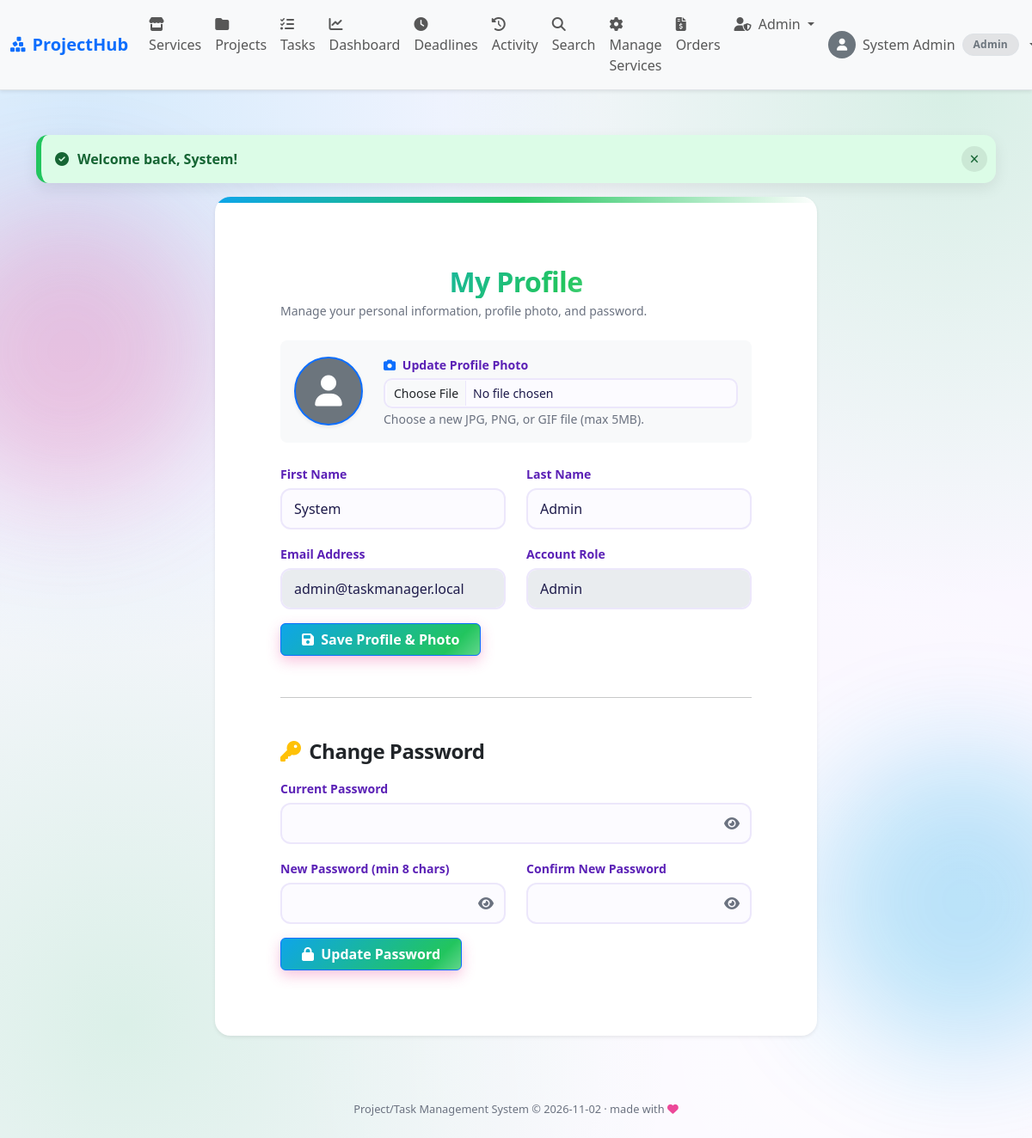
Screenshot of /user/profile.php (signed in) with the database file from the repository.
### tables this page shows
CREATE TABLE IF NOT EXISTS users (
  user_id     INT AUTO_INCREMENT PRIMARY KEY,
  first_name  VARCHAR(50)  NOT NULL,
  last_name   VARCHAR(50)  NOT NULL,
  email       VARCHAR(100) NOT NULL UNIQUE,
  password    VARCHAR(255) NOT NULL,
  role        ENUM('admin','project_manager','member','customer') NOT NULL DEFAULT 'customer',
  photo       VARCHAR(255) NULL,
  status      ENUM('active','inactive') NOT NULL DEFAULT 'active',
  created_at  TIMESTAMP DEFAULT CURRENT_TIMESTAMP
);

### user/profile.php (the view, shortened to what this page needs)
<?php
require_once('../includes/config.php');
require_once('../includes/functions.php');
$user_id = (int)$_SESSION['user_id'];
$rows = db_select($conn, "SELECT user_id, first_name, last_name, email, role, photo, created_at FROM users WHERE user_id = ?", 'i', [$user_id]);
$user = $rows[0];
include('../includes/header.php');
?>
<div class="row justify-content-center">
  <div class="col-lg-8">
    <div class="card shadow-sm border-0 form-card mb-4">
      <div class="card-body p-4 p-md-5">
        <h2 class="fw-bold mb-1">My Profile</h2>
        <p class="text-muted small mb-4">Manage your personal information, profile photo, and password.</p>
        <form method="POST" action="profile.php" enctype="multipart/form-data" novalidate>
          <div class="d-flex align-items-center gap-4 mb-4 p-3 bg-light rounded-3">
            <div>
              <?php echo user_avatar($user['photo'], 80, 'rounded-circle shadow-sm border border-2 border-primary'); ?>
            </div>
            <div class="flex-grow-1">
              <label for="photo" class="form-label fw-semibold mb-1">
                <i class="fa-solid fa-camera me-1 text-primary"></i> Update Profile Photo
              </label>
              <input type="file" class="form-control form-control-sm" id="photo" name="photo">
              <small class="text-muted">Choose a new JPG, PNG, or GIF file (max 5MB).</small>
            </div>
          </div>
          <div class="row">
            <div class="col-md-6 mb-3">
              <label for="first_name" class="form-label fw-semibold">First Name</label>
              <input type="text" class="form-control" id="first_name" name="first_name"
                     value="<?php echo e($user['first_name']); ?>">
            </div>
            <div class="col-md-6 mb-3">
              <label for="last_name" class="form-label fw-semibold">Last Name</label>
              <input type="text" class="form-control" id="last_name" name="last_name"
                     value="<?php echo e($user['last_name']); ?>">
            </div>
          </div>
          <div class="row">
            <div class="col-md-6 mb-3">
              <label class="form-label fw-semibold">Email Address</label>
              <input type="text" class="form-control" value="<?php echo e($user['email']); ?>" disabled>
            </div>
            <div class="col-md-6 mb-3">
              <label class="form-label fw-semibold">Account Role</label>
              <input type="text" class="form-control" value="<?php echo e(role_label($user['role'])); ?>" disabled>
            </div>
          </div>
          <button type="submit" class="btn btn-primary fw-semibold px-4">
            <i class="fa-solid fa-floppy-disk me-1"></i> Save Profile & Photo
          </button>
        </form>
        <hr class="my-5">
        <h4 class="fw-bold mb-3"><i class="fa-solid fa-key me-1 text-warning"></i> Change Password</h4>
        <form method="POST" action="profile.php" novalidate>
          <div class="mb-3">
            <label for="current_password" class="form-label fw-semibold">Current Password</label>
            <input type="password" class="form-control" id="current_password" name="current_password">
          </div>
          <div class="row">
            <div class="col-md-6 mb-3">
              <label for="new_password" class="form-label fw-semibold">New Password (min 8 chars)</label>
              <input type="password" class="form-control" id="new_password" name="new_password">
            </div>
            <div class="col-md-6 mb-3">
              <label for="confirm_password" class="form-label fw-semibold">Confirm New Password</label>
              <input type="password" class="form-control" id="confirm_password" name="confirm_password">
            </div>
          </div>
          <button type="submit" class="btn btn-outline-primary fw-semibold px-4">
            <i class="fa-solid fa-lock me-1"></i> Update Password
          </button>
        </form>
      </div>
    </div>
  </div>
</div>
<?php include('../includes/footer.php'); ?>

### rows the page displays
users: first_name "System", last_name "Admin", email "admin@taskmanager.local", role "Admin"

### other values shown
$nav_name "System Admin"
role_label($cur_role) "Admin"
$f['msg'] "Welcome back, System!"
$date "2026-11-02"
